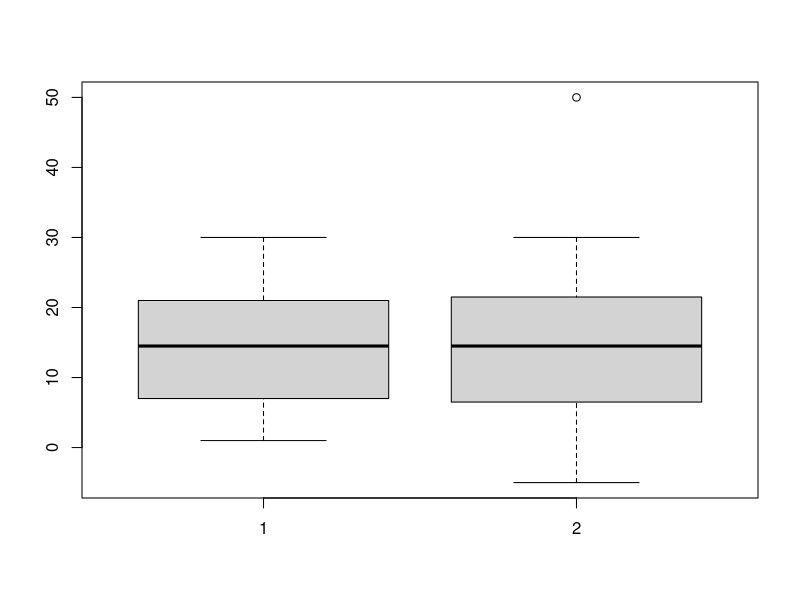

Source code (R):
x <- sample( 1:30, 98, replace = T )
x
x2 <- c(x, -5, 50)
x2
median(x) == median(x2)

IQR(x)
IQR(x2)

h <- mean(x) + IQR(x) * 1.5
l <- mean(x) - IQR(x) * 1.5
h
l
# Check if there is any number in x that is higher then h or lower then l(the highest and lowest boundry)
x[x > h]
x[x < l]

# Same for x2
h2 <- mean(x2) + IQR(x2) * 1.5
l2 <- mean(x2) - IQR(x2) * 1.5
x2[x2 > h2]
x2[x2 < l2]

# Create boxplot
boxplot(x, x2)
# Shows the outliner +50 but not the outliner -5

# show the standard deviation of both variables
sd(x)
sd(x2)
